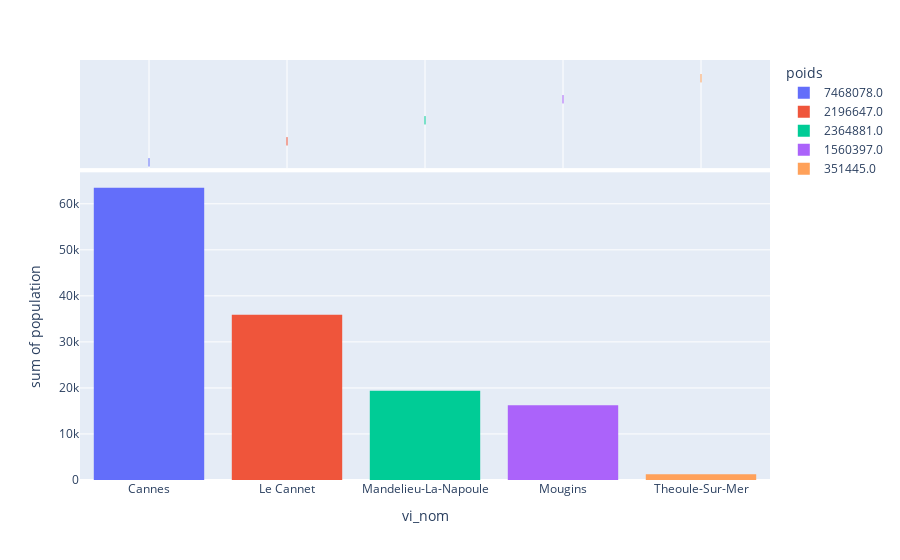

The code cell stored with this chart in its notebook:
### Code cell
fig = px.histogram(df_pop_poids_ville, x="vi_nom", y="population", color="poids", marginal="rug", hover_data=df_pop_poids_ville.columns)
fig.show()

fig.write_html("../CliiinkApp/static/img/charts/collecte_pop_parville.html")

### Figure 1 — Plotly figure (JSON) as saved in the notebook; plotly's stock layout.template omitted (floating-point values rounded to 4 significant figures)
{"data": [{"alignmentgroup": "True", "bingroup": "x", "histfunc": "sum", "hovertemplate": "poids=7468078.0<br>vi_nom=%{x}<br>sum of population=%{y}<extra></extra>", "legendgroup": "7468078.0", "marker": {"color": "#636efa"}, "name": "7468078.0", "offsetgroup": "7468078.0", "orientation": "v", "showlegend": true, "type": "histogram", "x": ["Cannes"], "xaxis": "x", "y": [63499], "yaxis": "y"}, {"alignmentgroup": "True", "boxpoints": "all", "customdata": [[63499, "Cannes", 7468078]], "fillcolor": "rgba(255,255,255,0)", "hoveron": "points", "hovertemplate": "poids=%{customdata[2]}<br>vi_nom=%{customdata[1]}<br>population=%{customdata[0]}<extra></extra>", "jitter": 0, "legendgroup": "7468078.0", "line": {"color": "rgba(255,255,255,0)"}, "marker": {"color": "#636efa", "symbol": "line-ns-open"}, "name": "7468078.0", "offsetgroup": "7468078.0", "showlegend": false, "type": "box", "x": ["Cannes"], "xaxis": "x2", "yaxis": "y2"}, {"alignmentgroup": "True", "bingroup": "x", "histfunc": "sum", "hovertemplate": "poids=2196647.0<br>vi_nom=%{x}<br>sum of population=%{y}<extra></extra>", "legendgroup": "2196647.0", "marker": {"color": "#EF553B"}, "name": "2196647.0", "offsetgroup": "2196647.0", "orientation": "v", "showlegend": true, "type": "histogram", "x": ["Le Cannet"], "xaxis": "x", "y": [35902], "yaxis": "y"}, {"alignmentgroup": "True", "boxpoints": "all", "customdata": [[35902, "Le Cannet", 2196647]], "fillcolor": "rgba(255,255,255,0)", "hoveron": "points", "hovertemplate": "poids=%{customdata[2]}<br>vi_nom=%{customdata[1]}<br>population=%{customdata[0]}<extra></extra>", "jitter": 0, "legendgroup": "2196647.0", "line": {"color": "rgba(255,255,255,0)"}, "marker": {"color": "#EF553B", "symbol": "line-ns-open"}, "name": "2196647.0", "offsetgroup": "2196647.0", "showlegend": false, "type": "box", "x": ["Le Cannet"], "xaxis": "x2", "yaxis": "y2"}, {"alignmentgroup": "True", "bingroup": "x", "histfunc": "sum", "hovertemplate": "poids=2364881.0<br>vi_nom=%{x}<br>sum of population=%{y}<extra></extra>", "legendgroup": "2364881.0", "marker": {"color": "#00cc96"}, "name": "2364881.0", "offsetgroup": "2364881.0", "orientation": "v", "showlegend": true, "type": "histogram", "x": ["Mandelieu-La-Napoule"], "xaxis": "x", "y": [19371], "yaxis": "y"}, {"alignmentgroup": "True", "boxpoints": "all", "customdata": [[19371, "Mandelieu-La-Napoule", 2364881]], "fillcolor": "rgba(255,255,255,0)", "hoveron": "points", "hovertemplate": "poids=%{customdata[2]}<br>vi_nom=%{customdata[1]}<br>population=%{customdata[0]}<extra></extra>", "jitter": 0, "legendgroup": "2364881.0", "line": {"color": "rgba(255,255,255,0)"}, "marker": {"color": "#00cc96", "symbol": "line-ns-open"}, "name": "2364881.0", "offsetgroup": "2364881.0", "showlegend": false, "type": "box", "x": ["Mandelieu-La-Napoule"], "xaxis": "x2", "yaxis": "y2"}, {"alignmentgroup": "True", "bingroup": "x", "histfunc": "sum", "hovertemplate": "poids=1560397.0<br>vi_nom=%{x}<br>sum of population=%{y}<extra></extra>", "legendgroup": "1560397.0", "marker": {"color": "#ab63fa"}, "name": "1560397.0", "offsetgroup": "1560397.0", "orientation": "v", "showlegend": true, "type": "histogram", "x": ["Mougins"], "xaxis": "x", "y": [16212], "yaxis": "y"}, {"alignmentgroup": "True", "boxpoints": "all", "customdata": [[16212, "Mougins", 1560397]], "fillcolor": "rgba(255,255,255,0)", "hoveron": "points", "hovertemplate": "poids=%{customdata[2]}<br>vi_nom=%{customdata[1]}<br>population=%{customdata[0]}<extra></extra>", "jitter": 0, "legendgroup": "1560397.0", "line": {"color": "rgba(255,255,255,0)"}, "marker": {"color": "#ab63fa", "symbol": "line-ns-open"}, "name": "1560397.0", "offsetgroup": "1560397.0", "showlegend": false, "type": "box", "x": ["Mougins"], "xaxis": "x2", "yaxis": "y2"}, {"alignmentgroup": "True", "bingroup": "x", "histfunc": "sum", "hovertemplate": "poids=351445.0<br>vi_nom=%{x}<br>sum of population=%{y}<extra></extra>", "legendgroup": "351445.0", "marker": {"color": "#FFA15A"}, "name": "351445.0", "offsetgroup": "351445.0", "orientation": "v", "showlegend": true, "type": "histogram", "x": ["Theoule-Sur-Mer"], "xaxis": "x", "y": [1235], "yaxis": "y"}, {"alignmentgroup": "True", "boxpoints": "all", "customdata": [[1235, "Theoule-Sur-Mer", 351445]], "fillcolor": "rgba(255,255,255,0)", "hoveron": "points", "hovertemplate": "poids=%{customdata[2]}<br>vi_nom=%{customdata[1]}<br>population=%{customdata[0]}<extra></extra>", "jitter": 0, "legendgroup": "351445.0", "line": {"color": "rgba(255,255,255,0)"}, "marker": {"color": "#FFA15A", "symbol": "line-ns-open"}, "name": "351445.0", "offsetgroup": "351445.0", "showlegend": false, "type": "box", "x": ["Theoule-Sur-Mer"], "xaxis": "x2", "yaxis": "y2"}], "layout": {"barmode": "relative", "legend": {"title": {"text": "poids"}, "tracegroupgap": 0}, "margin": {"t": 60}, "xaxis": {"anchor": "y", "domain": [0, 1], "title": {"text": "vi_nom"}}, "xaxis2": {"anchor": "y2", "domain": [0, 1], "matches": "x", "showgrid": true, "showticklabels": false}, "yaxis": {"anchor": "x", "domain": [0, 0.7326], "title": {"text": "sum of population"}}, "yaxis2": {"anchor": "x2", "domain": [0.7426, 1], "matches": "y2", "showgrid": false, "showline": false, "showticklabels": false, "ticks": ""}}}
